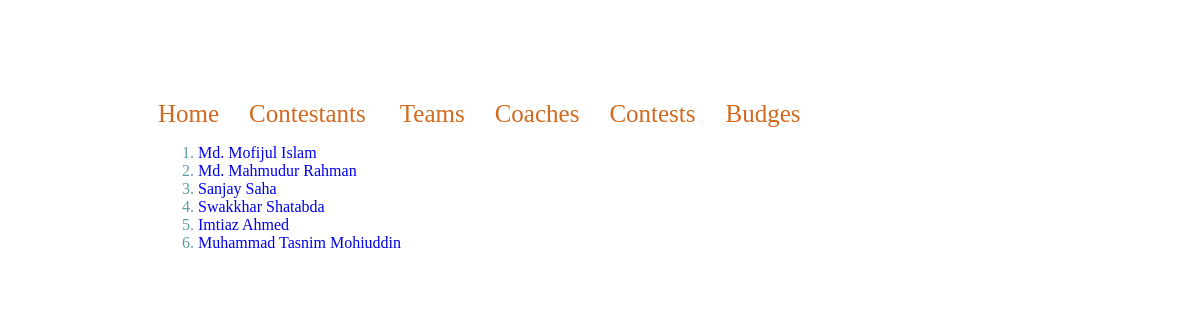
The app's page /coaches.php with its own data.
### tables this page shows
CREATE TABLE `faculties` (
  `id` char(9) NOT NULL,
  `name` varchar(25) DEFAULT NULL,
  `dept` char(3) DEFAULT NULL,
  `email` varchar(35) DEFAULT NULL
);

### coaches.php (the view)
<html>
    <head>
	   <link href="css_.css" rel="stylesheet" type="text/css"/>
    </head>
    <body>
        <div class="page">
        <div><a class="c" href="index.php">Home</a><a class="c1" href="contestants.php">Contestants</a> <a class="c1" href="teams.php">Teams</a><a class="c1" href="coaches.php">Coaches</a><a class="c1" href="contests.php">Contests</a><a class="c1" href="budgets.php">Budges</a></div>
        <?php
        include('db.php');
        $sql = "SELECT * FROM `faculties`";
        $result = mysqli_query($connect,$sql); ?>
        <ol>
        <?php while($row = mysqli_fetch_assoc($result)){ ?>
                    <li><a class="s1" href="coach.php?id=<?= $row['id'] ?> "> <?= $row['name'] ?></a></li>
         <?php } ?>
         </ol>
        </div>
    </body>
</html>

### css_.css (style rules this page uses)
.c { color:chocolate; font-family: cursive; font-size: 25; }
.c1 { color:chocolate; margin: 0 0 0 30px; font-family: cursive; font-size: 25; }
a { text-decoration: none; }
.page { margin: 100px 0 0 150px; color: cadetblue; font-family: cursive; }

### records on screen
faculties: name "Md. Mofijul Islam"
faculties: name "Md. Mahmudur Rahman"
faculties: name "Sanjay Saha"
faculties: name "Swakkhar Shatabda"
faculties: name "Imtiaz Ahmed"
faculties: name "Muhammad Tasnim Mohiuddin"
